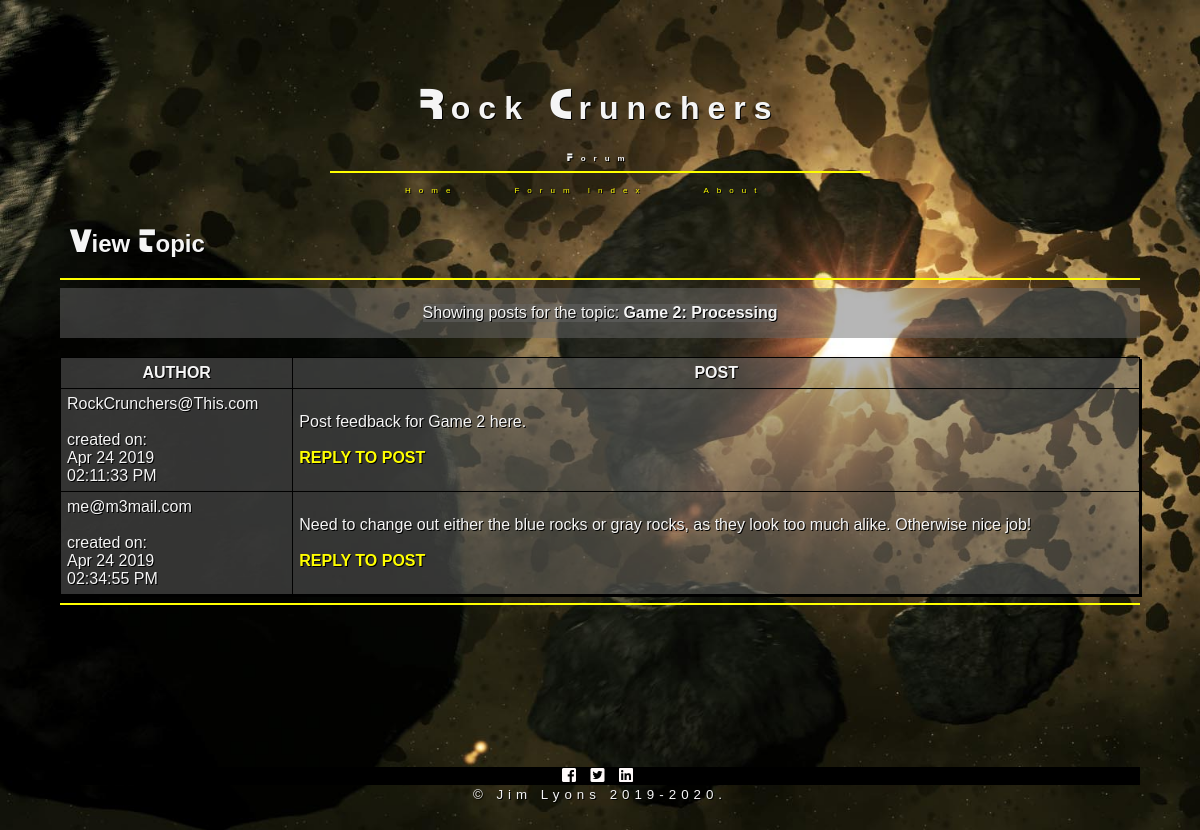
The app's page /RockCruncherForum/forumShowTopic.php?topic_id=8 with its own data.
### tables this page shows
CREATE TABLE `topics` (
  `topic_id` int(11) NOT NULL,
  `title` varchar(100) DEFAULT NULL,
  `date_posted` datetime DEFAULT NULL,
  `owner` varchar(150) DEFAULT NULL
);

CREATE TABLE `posts` (
  `post_id` int(11) NOT NULL,
  `topic_id` int(11) NOT NULL,
  `content` text,
  `date_posted` datetime DEFAULT NULL,
  `owner` varchar(150) DEFAULT NULL
);

### RockCruncherForum/forumShowTopic.php (the view, shortened to what this page needs)
<?php
include 'connect.php';
$safe_topic_id = mysqli_real_escape_string($mysqli, $_GET['topic_id']);
$verify_topic_sql = "SELECT title FROM topics WHERE topic_id = '".$safe_topic_id."'";
$verify_topic_res =  mysqli_query($mysqli, $verify_topic_sql) or die(mysqli_error($mysqli));
if (mysqli_num_rows($verify_topic_res) < 1)
{
	$display_block = "<p><em>You have selected an invalid topic.<br/>
	Please <a href=\"forumTopicList.php\">try again</a>.</em></p>";
}
else
{
	while ($topic_info = mysqli_fetch_array($verify_topic_res))
	{
		$topic_title = stripslashes($topic_info['title']);
	}
	$get_posts_sql = "SELECT post_id, topic_id, content, DATE_FORMAT(date_posted, '%b %e %Y<br/>%r') AS fmt_post_create_time, owner FROM posts WHERE topic_id = '".$safe_topic_id."' ORDER BY fmt_post_create_time ASC";
	$get_posts_res = mysqli_query($mysqli, $get_posts_sql) or die(mysqli_error($mysqli));
	$display_block = <<<END_OF_TEXT
	<section class="col-12 col-m-12"><p>Showing posts for the topic: <strong>$topic_title</strong></p></section><br/>
	<section><table class="col-12 col-m-12">
	<tr>
	<th>AUTHOR</th>
	<th>POST</th>
	</tr>
END_OF_TEXT;
	while ($posts_info = mysqli_fetch_array($get_posts_res))
	{
		$post_id = $posts_info['post_id'];
		$post_text = nl2br(stripslashes($posts_info['content']));
		$post_create_time = $posts_info['fmt_post_create_time'];
		$post_owner = stripslashes($posts_info['owner']);
	 	$display_block .= <<<END_OF_TEXT
		<tr>
		<td>$post_owner<br/><br/>created on:<br/>$post_create_time</td>
		<td>$post_text<br/><br/>
		<a href="forumReplyToPost.php?post_id=$post_id"><strong>REPLY TO POST</strong></a></td>
		</tr>
END_OF_TEXT;
	}
	$display_block .= "</table></section>";
}
?>
<!DOCTYPE html>
<html>
<head>
    <link rel="stylesheet" href="css/final.css" />
    <link rel="stylesheet" href="https://use.fontawesome.com/releases/v5.4.2/css/all.css">
</head>
<body>
<header id="navigation" class="col-12 col-m-12">
<nav class="col-6 col-m-6">
        <h1>Rock Crunchers</h1>
		<h3>Forum</h3>
        <hr/>
		<ul>
        <li><a href=https://lisabalbach.com/lyons41/CIT190/FinalProject/landing.html>Home</a></li>
        <li><a href="forumIndex.html">Forum Index</a></li>
        <li><a href="https://lisabalbach.com/lyons41/CIT190/FinalProject/about.html">About</a></li>
        </ul>
   </nav>
</header>
<h2>View Topic</h2>
<hr/>
<article class="col-12 col-m-12">
<?php echo $display_block; ?>
</article>
<hr/>
<footer class="col-12 col-m-12">
    <div class=icons>
        <a href="https://www.facebook.com/CIT.NMC/?ref=bookmarks"><i class="fab fa-facebook-square"></i></a>
        <a href="https://twitter.com/NMC_CIT"><i class="fab fa-twitter-square"></i></a>
        <a href="https://twitter.com/NMC_CIT"><i class="fab fa-linkedin"></i></a>
    </div>
    <small>&copy; Jim Lyons 2019-2020.</small>
</footer>
</body>
</html>

### RockCruncherForum/css/final.css (style rules this page uses)
* { box-sizing:border-box; }
@media only screen and (min-width: 600px) { .col-m-6 { width: 50%; } }
@media only screen and (min-width: 600px) { .col-m-12 { width: 100%; } }
@media only screen and (min-width: 768px) { .col-6 { width: 50%; } }
@media only screen and (min-width: 768px) { .col-12 { width: 100%; } }
@media only screen and (min-width: 768px) { body { max-width:1200px; background-image: url("../media/rocks.jpg"); background-attachment: fixed; background-repeat:no-repeat; background-size:cover; } }
nav { margin-left:25%; margin-right:10%; margin-top:0%; font-size: 0.5em; letter-spacing: 1em; display:inline-table; }
nav ul li { display:inline-table; margin-left:5%; font-family: Orbitron, Impact, Haettenschweiler, 'Arial Narrow Bold', sans-serif; }
nav ul li a { display: block; padding: 5px 10px; text-decoration: none; transition-duration: 2s; }
a:link { color:yellow; text-decoration:none; }
body { background-image: url("../media/rocks.jpg"); background-attachment: fixed; background-repeat:no-repeat; margin:5%; font-family: Industrial, Impact, Haettenschweiler, 'Arial Narrow Bold', sans-serif; size:2em; color:whitesmoke; text-shadow:1px 1px black; }
section { background-color: rgba(105, 105, 105, 0.486); display: flex; flex-wrap: nowrap; flex-direction:row; font-family: Orbitron, Impact, Haettenschweiler, 'Arial Narrow Bold', sans-serif; }
div { flex: 1; }
h1 { color:whitesmoke; font-size: 4em; text-shadow: 1px 1px black; text-align: center; }
h2 { color:whitesmoke; text-shadow: 1px 1px black; background-image: url("../media/caution.jpg"); background-repeat:no-repeat; padding-left:10px; border-radius:10px; }
h3 { color:whitesmoke; font-size: 1em; text-shadow: 1px 1px black; text-align: center; font-family: Industrial, Impact, Haettenschweiler, 'Arial Narrow Bold', sans-serif; }
hr { border: 1px solid yellow; }
p { background-color: rgba(105, 105, 105, 0.486); }
footer { color:black; background-image: url("../media/caution.jpg"); background-repeat:repeat; text-align:center; letter-spacing:5px; font-family: orbitron, Impact, Haettenschweiler, 'Arial Narrow Bold', sans-serif; color:whitesmoke; width:100%; margin-left:0%; margin-top:15%; border-radius: 15px; }
.icons { background-color:black; }
.icons a { display:inline; text-align:center; padding:12px,0; transition: all 01s ease; color:snow; }
p { margin-left:auto; margin-right:auto; }
table { border: 1px solid dimgray; border-collapse: collapse; margin-left:auto; margin-right:auto; box-shadow: 2px 2px black; }
th { border: 1px solid black; padding: 6px; font-weight: bold; background-image: url("../media/caution.jpg"); }
td { border: 1px solid black; padding: 6px; }

### records on screen
topics: title "Game 2: Processing"
posts: owner "RockCrunchers@This.com", post_create_time "Apr 24 2019 02:11:33 PM", content "Post feedback for Game 2 here."
posts: owner "me@m3mail.com", post_create_time "Apr 24 2019 02:34:55 PM", content "Need to change out either the blue rocks or gray rocks, as they look too much alike. Otherwise nice job!"
